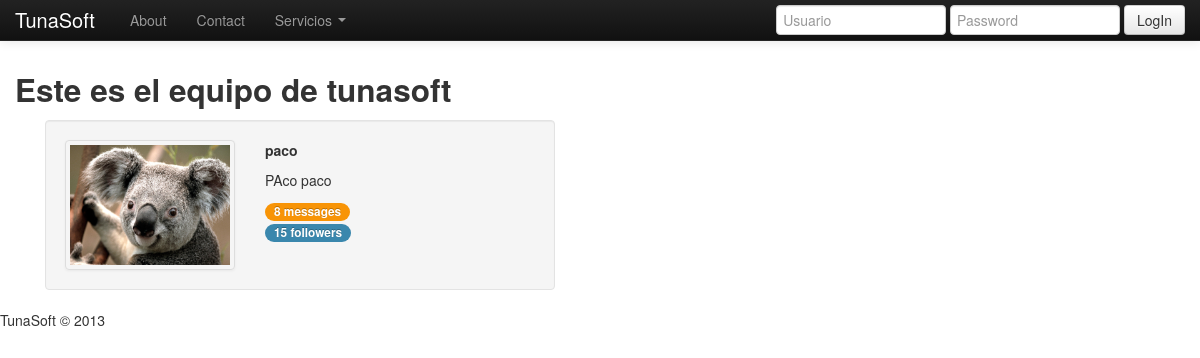
Screenshot of /equipo/ with the database file from the repository.
### tunasoft/apps/home/models.py (models this page shows, shortened)
class UserProfile(models.Model):
	def url(self,filename):
		ruta = "Users/%s/%s"%(self.user.username,filename)
		return ruta
	user = models.OneToOneField(User)
	photo = models.ImageField(upload_to=url)
	descripcion = models.TextField(max_length=300)
	proyectos = models.ManyToManyField(proyecto)

### tunasoft/apps/home/views.py (the view)
# urls.py: url(r'^equipo/$','equipo_view',name='equipo_view'),
def equipo_view(request):
	usuarios = UserProfile.objects.all()
	ctx = {'usuarios':usuarios}
	return render_to_response('home/equipo.html',ctx,context_instance=RequestContext(request))

### tunasoft/apps/home/forms.py
class LoginForm(forms.Form):
	username = forms.CharField(widget=forms.TextInput)
	password = forms.CharField(widget=forms.PasswordInput(render_value=False))

### tunasoft/apps/home/context_processors.py (called while the page is built)
def login_form(request):
	return {
		'login_form' : LoginForm()
	}

### tunasoft/Templates/home/equipo.html (shortened to what this page needs)
{% extends 'base.html' %}
{% block content %}
    <h2>Este es el equipo de tunasoft</h2>
    {% if usuarios %}
		{% for u in usuarios %}
			<div class="span5 well">
				<div class="row">
					<div class="span2"><a href="http://critterapp.pagodabox.com/others/admin" class="thumbnail"><img src="/media/{{u.photo}}" alt=""></a></div>
					<div class="span2">
						<p><strong>{{u.user}}</strong></p>
			          	<p>{{u.descripcion}}</p>
						<span class=" badge badge-warning">8 messages</span> <span class=" badge badge-info">15 followers</span>
					</div>
				</div>
			</div>
		{% endfor %}
	{% else %}
		<h2>No hay usuarios registrados</h2>
	</table>
	{% endif %}
{% endblock %}

### tunasoft/Templates/base.html (style rules this page uses)
body { padding-top: 60px; padding-bottom: 40px; }

### rows the page displays
UserProfile: photo (picture), user "paco", descripcion "PAco paco"
